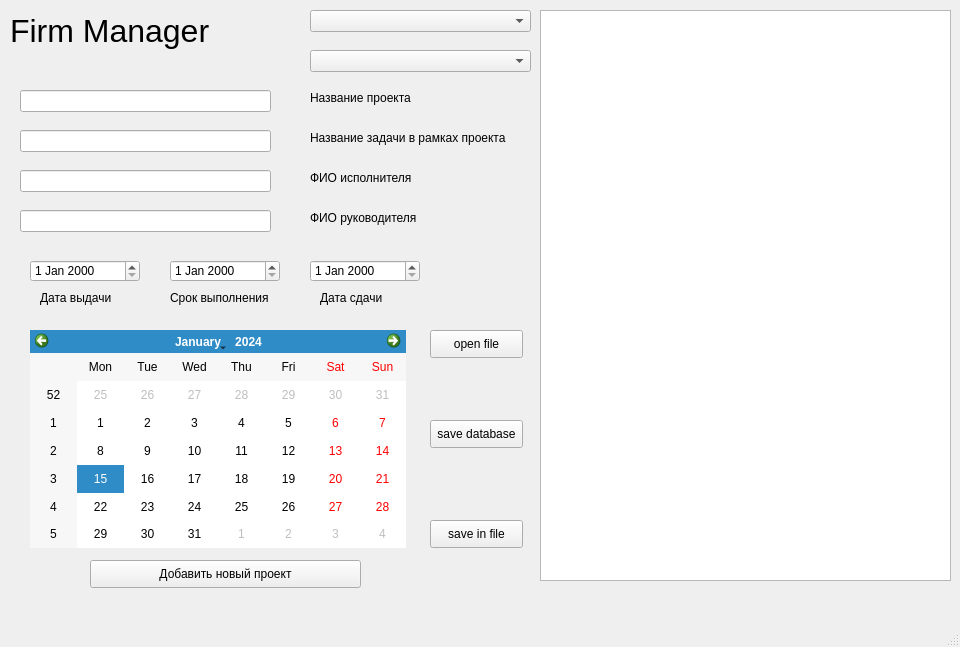
<?xml version="1.0" encoding="UTF-8"?>
<ui version="4.0">
 <class>MainWindow</class>
 <widget class="QMainWindow" name="MainWindow">
  <property name="geometry">
   <rect>
    <x>0</x>
    <y>0</y>
    <width>960</width>
    <height>647</height>
   </rect>
  </property>
  <property name="windowTitle">
   <string>MainWindow</string>
  </property>
  <widget class="QWidget" name="centralwidget">
   <widget class="QDateEdit" name="start">
    <property name="geometry">
     <rect>
      <x>30</x>
      <y>260</y>
      <width>110</width>
      <height>22</height>
     </rect>
    </property>
   </widget>
   <widget class="QCalendarWidget" name="calendarWidget">
    <property name="geometry">
     <rect>
      <x>30</x>
      <y>330</y>
      <width>376</width>
      <height>218</height>
     </rect>
    </property>
   </widget>
   <widget class="QComboBox" name="comboBox">
    <property name="geometry">
     <rect>
      <x>310</x>
      <y>10</y>
      <width>221</width>
      <height>22</height>
     </rect>
    </property>
   </widget>
   <widget class="QTextBrowser" name="textBrowser">
    <property name="geometry">
     <rect>
      <x>540</x>
      <y>10</y>
      <width>411</width>
      <height>571</height>
     </rect>
    </property>
   </widget>
   <widget class="QComboBox" name="comboBox_2">
    <property name="geometry">
     <rect>
      <x>310</x>
      <y>50</y>
      <width>221</width>
      <height>22</height>
     </rect>
    </property>
   </widget>
   <widget class="QLineEdit" name="project_name">
    <property name="geometry">
     <rect>
      <x>20</x>
      <y>90</y>
      <width>251</width>
      <height>22</height>
     </rect>
    </property>
   </widget>
   <widget class="QLabel" name="label">
    <property name="geometry">
     <rect>
      <x>10</x>
      <y>0</y>
      <width>251</width>
      <height>61</height>
     </rect>
    </property>
    <property name="font">
     <font>
      <pointsize>24</pointsize>
     </font>
    </property>
    <property name="layoutDirection">
     <enum>Qt::LeftToRight</enum>
    </property>
    <property name="text">
     <string>Firm Manager</string>
    </property>
   </widget>
   <widget class="QLabel" name="label_2">
    <property name="geometry">
     <rect>
      <x>310</x>
      <y>90</y>
      <width>131</width>
      <height>16</height>
     </rect>
    </property>
    <property name="text">
     <string>Название проекта</string>
    </property>
   </widget>
   <widget class="QLabel" name="label_3">
    <property name="geometry">
     <rect>
      <x>310</x>
      <y>130</y>
      <width>221</width>
      <height>16</height>
     </rect>
    </property>
    <property name="text">
     <string>Название задачи в рамках проекта </string>
    </property>
   </widget>
   <widget class="QLineEdit" name="task_name">
    <property name="geometry">
     <rect>
      <x>20</x>
      <y>130</y>
      <width>251</width>
      <height>22</height>
     </rect>
    </property>
   </widget>
   <widget class="QLabel" name="label_4">
    <property name="geometry">
     <rect>
      <x>310</x>
      <y>170</y>
      <width>221</width>
      <height>16</height>
     </rect>
    </property>
    <property name="text">
     <string>ФИО исполнителя</string>
    </property>
   </widget>
   <widget class="QLineEdit" name="worker">
    <property name="geometry">
     <rect>
      <x>20</x>
      <y>170</y>
      <width>251</width>
      <height>22</height>
     </rect>
    </property>
   </widget>
   <widget class="QLabel" name="label_5">
    <property name="geometry">
     <rect>
      <x>310</x>
      <y>210</y>
      <width>221</width>
      <height>16</height>
     </rect>
    </property>
    <property name="text">
     <string>ФИО руководителя</string>
    </property>
   </widget>
   <widget class="QLineEdit" name="manager">
    <property name="geometry">
     <rect>
      <x>20</x>
      <y>210</y>
      <width>251</width>
      <height>22</height>
     </rect>
    </property>
   </widget>
   <widget class="QDateEdit" name="deadline">
    <property name="geometry">
     <rect>
      <x>170</x>
      <y>260</y>
      <width>110</width>
      <height>22</height>
     </rect>
    </property>
   </widget>
   <widget class="QDateEdit" name="end">
    <property name="geometry">
     <rect>
      <x>310</x>
      <y>260</y>
      <width>110</width>
      <height>22</height>
     </rect>
    </property>
   </widget>
   <widget class="QLabel" name="label_6">
    <property name="geometry">
     <rect>
      <x>40</x>
      <y>290</y>
      <width>91</width>
      <height>16</height>
     </rect>
    </property>
    <property name="text">
     <string>Дата выдачи</string>
    </property>
   </widget>
   <widget class="QLabel" name="label_7">
    <property name="geometry">
     <rect>
      <x>170</x>
      <y>290</y>
      <width>111</width>
      <height>16</height>
     </rect>
    </property>
    <property name="text">
     <string>Срок выполнения</string>
    </property>
   </widget>
   <widget class="QLabel" name="label_8">
    <property name="geometry">
     <rect>
      <x>320</x>
      <y>290</y>
      <width>91</width>
      <height>16</height>
     </rect>
    </property>
    <property name="text">
     <string>Дата сдачи</string>
    </property>
   </widget>
   <widget class="QPushButton" name="add_new_project">
    <property name="geometry">
     <rect>
      <x>90</x>
      <y>560</y>
      <width>271</width>
      <height>28</height>
     </rect>
    </property>
    <property name="text">
     <string>Добавить новый проект</string>
    </property>
   </widget>
   <widget class="QPushButton" name="pushButton">
    <property name="geometry">
     <rect>
      <x>430</x>
      <y>330</y>
      <width>93</width>
      <height>28</height>
     </rect>
    </property>
    <property name="text">
     <string>open file</string>
    </property>
   </widget>
   <widget class="QPushButton" name="pushButton_2">
    <property name="geometry">
     <rect>
      <x>430</x>
      <y>520</y>
      <width>93</width>
      <height>28</height>
     </rect>
    </property>
    <property name="text">
     <string>save in file</string>
    </property>
   </widget>
   <widget class="QPushButton" name="pushButton_3">
    <property name="geometry">
     <rect>
      <x>430</x>
      <y>420</y>
      <width>93</width>
      <height>28</height>
     </rect>
    </property>
    <property name="text">
     <string>save database</string>
    </property>
   </widget>
  </widget>
  <widget class="QMenuBar" name="menubar">
   <property name="geometry">
    <rect>
     <x>0</x>
     <y>0</y>
     <width>960</width>
     <height>26</height>
    </rect>
   </property>
  </widget>
  <widget class="QStatusBar" name="statusbar"/>
 </widget>
 <resources/>
 <connections/>
</ui>
